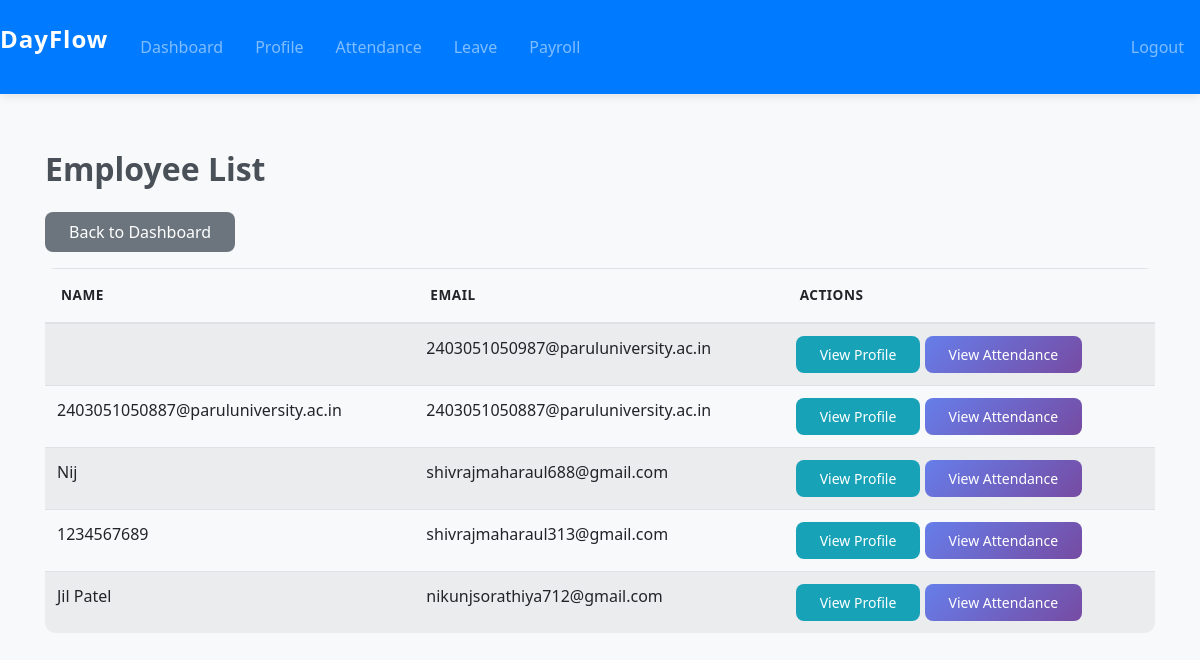
/employees/list/ (signed in), run on the app's committed database.
### apps/employees/models.py (models this page shows, shortened)
class EmployeeProfile(models.Model):
    user = models.OneToOneField(User, on_delete=models.CASCADE)
    phone = models.CharField(max_length=15, blank=True)
    address = models.TextField(blank=True)
    profile_pic = models.ImageField(upload_to='profile_pics/', blank=True, null=True)
    date_of_birth = models.DateField(blank=True, null=True)
    hire_date = models.DateField(blank=True, null=True)

### apps/accounts/models.py (models this page shows, shortened)
class User(AbstractUser):
    ROLE_CHOICES = [
        ('employee', 'Employee'),
        ('admin', 'Admin'),
    ]
    email = models.EmailField(unique=True)
    role = models.CharField(max_length=10, choices=ROLE_CHOICES, default='employee')
    email_verification_token = models.CharField(max_length=100, blank=True, null=True)
    USERNAME_FIELD = 'email'
    REQUIRED_FIELDS = ['username']
    class Meta:
        app_label = 'accounts'

### apps/employees/views.py (the view)
# urls.py: path('list/', views.employee_list, name='employee_list'),
@admin_required
def employee_list(request):
    employees = EmployeeProfile.objects.all()
    return render(request, 'employees/employee_list.html', {'employees': employees})

### templates/employees/employee_list.html (shortened to what this page needs)
{% extends 'base.html' %}
{% block content %}
<h2>Employee List</h2>
<div class="mb-3">
    <a href="{% url 'dashboard' %}" class="btn btn-secondary">Back to Dashboard</a>
</div>
<table class="table table-striped">
    <thead>
        <tr>
            <th>Name</th>
            <th>Email</th>
            <th>Actions</th>
        </tr>
    </thead>
    <tbody>
        {% for employee in employees %}
        <tr>
            <td>{{ employee.user.get_full_name|default:employee.user.username }}</td>
            <td>{{ employee.user.email }}</td>
            <td>
                <a href="{% url 'employee_profile' employee.user.id %}" class="btn btn-sm btn-info">View Profile</a>
                <a href="{% url 'attendance_list' %}?employee_id={{ employee.user.id }}" class="btn btn-sm btn-primary">View Attendance</a>
            </td>
        </tr>
        {% empty %}
        <tr>
            <td colspan="3">No employees found.</td>
        </tr>
        {% endfor %}
    </tbody>
</table>
{% endblock %}

### static/css/style.css (style rules this page uses)
* { transition: all 0.3s ease; }
body { font-family: 'Segoe UI', Tahoma, Geneva, Verdana, sans-serif; background-color: #f8f9fa; min-height: 100vh; }
.btn { border-radius: 8px; font-weight: 500; padding: 0.5rem 1.5rem; transition: all 0.3s ease; border: none; position: relative; overflow: hidden; }
.btn::before { content: ''; position: absolute; top: 50%; left: 50%; width: 0; height: 0; border-radius: 50%; background: rgba(255,255,255,0.3); transform: translate(-50%, -50%); transition: width 0.6s, height 0.6s; }
.btn-primary { background: linear-gradient(135deg, #667eea 0%, #764ba2 100%); }
.table { border-radius: 10px; overflow: hidden; }
.table thead th { background-color: #f8f9fa; border-bottom: 2px solid #dee2e6; font-weight: 600; text-transform: uppercase; font-size: 0.85rem; letter-spacing: 0.5px; padding: 1rem; }
.table tbody tr { transition: all 0.2s ease; }
h2 { color: #495057; font-weight: 600; margin-bottom: 1.5rem; }
html { scroll-behavior: smooth; }

### data on the page
EmployeeProfile: user.email "2403051050987@paruluniversity.ac.in"
EmployeeProfile: user.get_full_name "2403051050887@paruluniversity.ac.in", user.email "2403051050887@paruluniversity.ac.in"
EmployeeProfile: user.get_full_name "Nij", user.email "shivrajmaharaul688@gmail.com"
EmployeeProfile: user.get_full_name "1234567689", user.email "shivrajmaharaul313@gmail.com"
EmployeeProfile: user.get_full_name "Jil Patel", user.email "nikunjsorathiya712@gmail.com"
